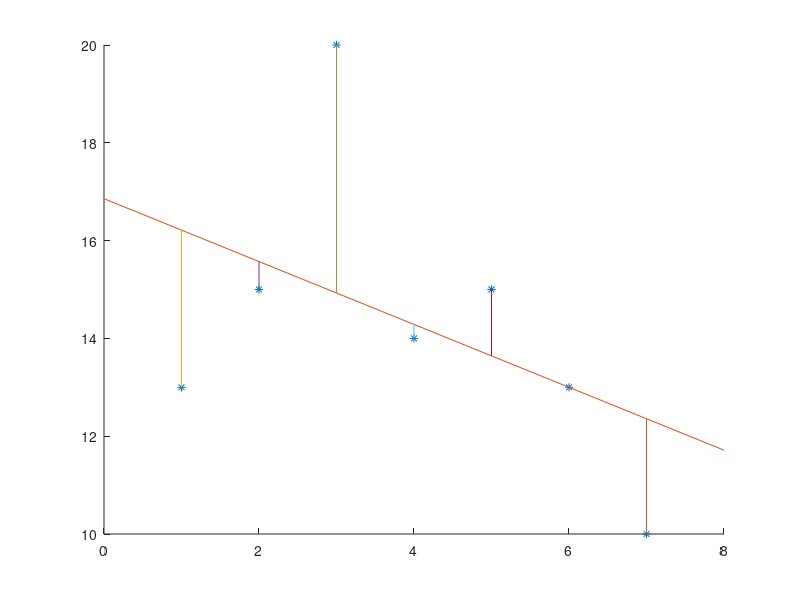

Write MATLAB code to recreate this figure.
x = [1 2 3 4 5 6 7]
y = [13 15 20 14 15 13 10]

m = length(x);

a = (m * x * y' - sum(x) * sum(y)) / (m * x * x' - sum(x)^2)
b = (x*x' * sum(y) - x*y' * sum(x)) / (m * x * x' - sum(x)^2)
f = @(x) a * x + b;

hold on

plot(x, y, '*')
plot([0, 8], f([0, 8]))


for i=1:m
  plot([x(i), x(i)], [y(i), f(x(i))])
endfor

err = norm(y - f(x)) ^ 2
